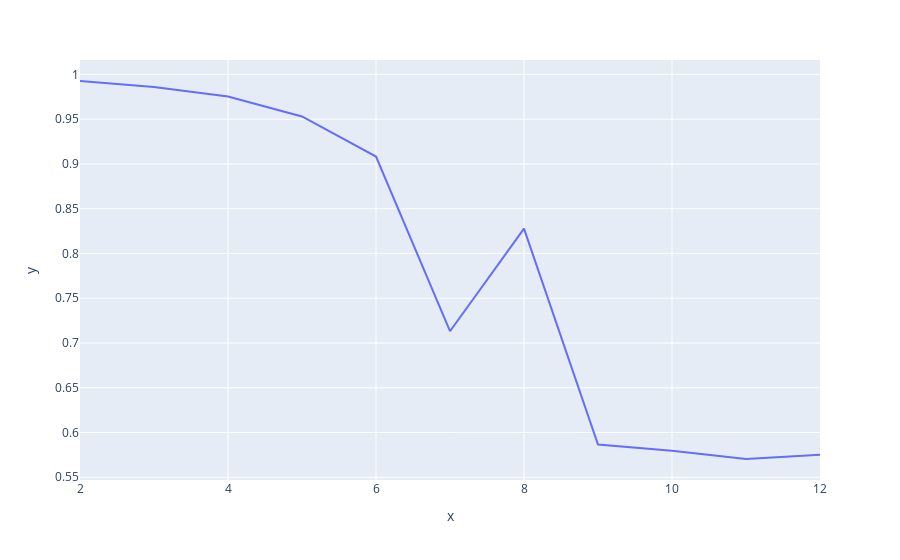

This figure's notebook cell:
### Code cell
# Create a line plot of `silhouette_scores` vs `n_clusters`
fig = px.line(x= n_clusters, y= silhouette_scores)

fig.show()

### Figure 1 — Plotly figure (JSON) as saved in the notebook; plotly's stock layout.template omitted (floating-point values rounded to 4 significant figures)
{"data": [{"hovertemplate": "x=%{x}<br>y=%{y}<extra></extra>", "legendgroup": "", "line": {"color": "#636efa", "dash": "solid"}, "marker": {"symbol": "circle"}, "mode": "lines", "name": "", "orientation": "v", "showlegend": false, "type": "scatter", "x": [2, 3, 4, 5, 6, 7, 8, 9, 10, 11, 12], "xaxis": "x", "y": [0.9926, 0.9859, 0.9753, 0.9531, 0.9083, 0.7132, 0.8278, 0.5866, 0.5796, 0.5704, 0.5751], "yaxis": "y"}], "layout": {"legend": {"tracegroupgap": 0}, "margin": {"t": 60}, "xaxis": {"anchor": "y", "domain": [0, 1], "title": {"text": "x"}}, "yaxis": {"anchor": "x", "domain": [0, 1], "title": {"text": "y"}}}}
